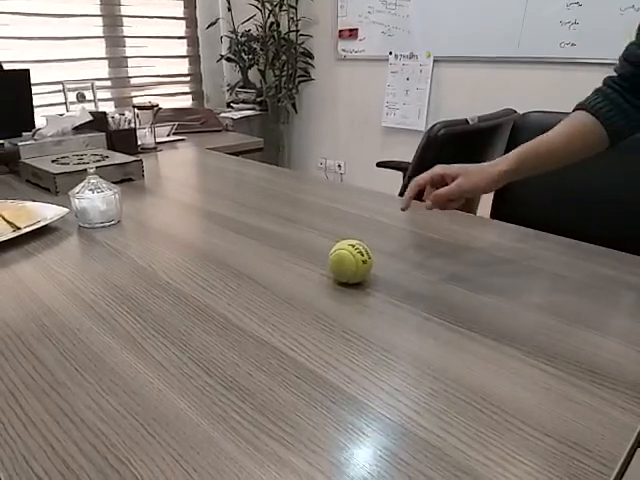
#> input picture frame 29 of exercises/HW1/answers/Q3/ball.mp4, 640 x 480 px
$ python 2.py
#> lines starting #> are read from the running program, lines starting #| are printed output that depends on the picture; after the words box and inside, x2 and y2 are one past the last pixel; in counts of white or black regions, pixels touching at a corner belong together
import cv2
import numpy as np

window_name = "gray filter"
video_name = ".\\ball.mp4"

cv2.namedWindow(window_name)

cv2.createTrackbar("Rmin", window_name, 0, 255, lambda x:None)
#> slider 'Rmin' is set to 51
cv2.createTrackbar("Gmin", window_name, 0, 255, lambda x:None)
#> slider 'Gmin' is set to 51
cv2.createTrackbar("Bmin", window_name, 0, 255, lambda x:None)
#> slider 'Bmin' is set to 51
cv2.createTrackbar("Rmax", window_name, 255, 255, lambda x:None)
cv2.createTrackbar("Gmax", window_name, 255, 255, lambda x:None)
cv2.createTrackbar("Bmax", window_name, 255, 255, lambda x:None)

vid = cv2.VideoCapture(video_name)

while True:
    rmin = cv2.getTrackbarPos("Rmin", window_name)
    gmin = cv2.getTrackbarPos("Gmin", window_name)
    bmin = cv2.getTrackbarPos("Bmin", window_name)
    rmax = cv2.getTrackbarPos("Rmax", window_name)
    gmax = cv2.getTrackbarPos("Gmax", window_name)
    bmax = cv2.getTrackbarPos("Bmax", window_name)
    mins = np.array([bmin, gmin, rmin])
    maxs = np.array([bmax, gmax, rmax])
    ret, img = vid.read()
#> img is the input picture: shape (480, 640, 3); mean B, G, R 117, 123.7, 132.4
    if not ret or img is None:
        vid = cv2.VideoCapture(video_name)
        continue
    bin_output = cv2.inRange(img, mins, maxs)
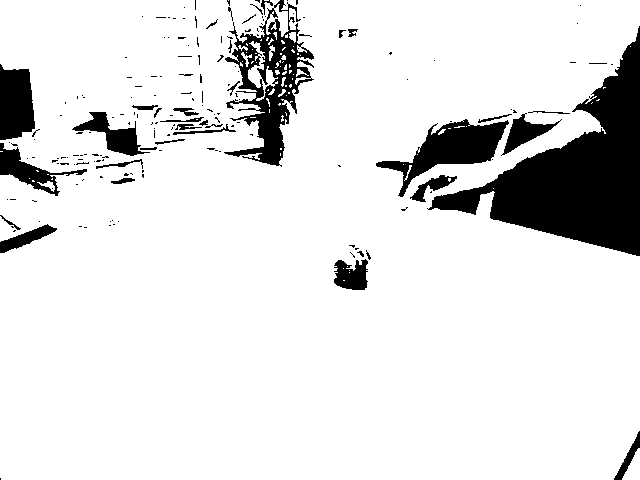
#> bin_output: shape (480, 640); 88.1% white; 183 black regions (145 under 20 px), largest, box (x1, y1, x2, y2) and area: (427, 26, 640, 256) 17611, (224, 0, 314, 167) 5411, (376, 119, 509, 197) 3593
    cv2.imshow(window_name, bin_output)
    if cv2.waitKey(30) == ord('q'):
#> (key q is pressed here)
        break

$ run again, starting later in the video
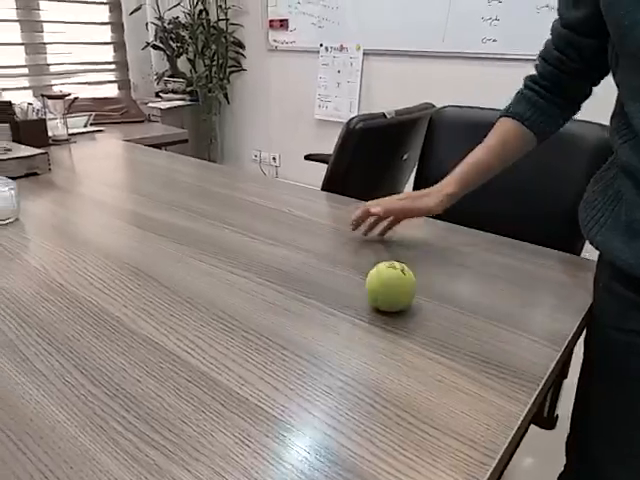
#> input picture frame 132 of exercises/HW1/answers/Q3/ball.mp4, 640 x 480 px
#> img is the input picture: shape (480, 640, 3); mean B, G, R 118, 122.9, 130.7
#> `bin_output = cv2.inRange(img, mins, maxs)`:
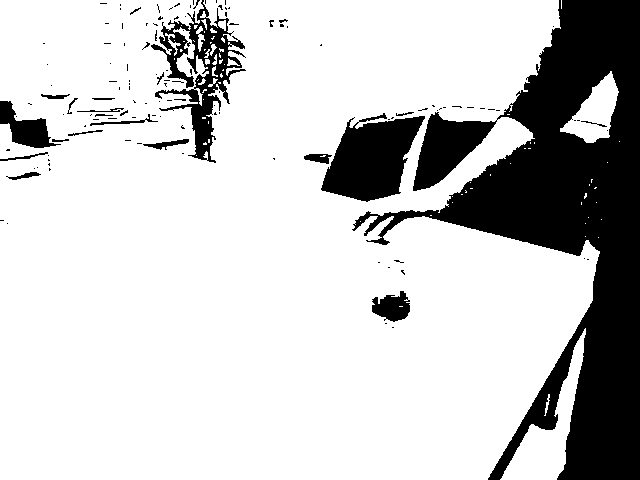
#> bin_output: shape (480, 640); 79.1% white; 129 black regions (108 under 20 px), largest, box (x1, y1, x2, y2) and area: (352, 0, 640, 480) 50197, (321, 113, 425, 202) 5706, (151, 0, 246, 163) 4577

$ run again, starting later in the video
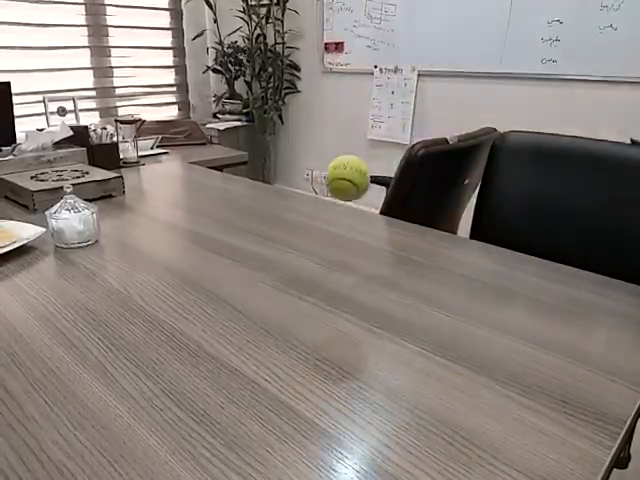
#> input picture frame 235 of exercises/HW1/answers/Q3/ball.mp4, 640 x 480 px
#> img is the input picture: shape (480, 640, 3); mean B, G, R 122.2, 127.9, 135.9
#> `bin_output = cv2.inRange(img, mins, maxs)`:
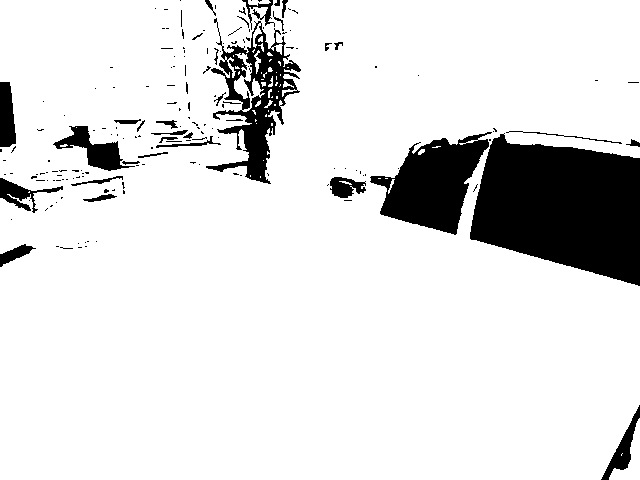
#> bin_output: shape (480, 640); 87.8% white; 175 black regions (139 under 20 px), largest, box (x1, y1, x2, y2) and area: (470, 133, 640, 286) 18660, (370, 132, 492, 235) 6581, (206, 18, 301, 184) 5273
